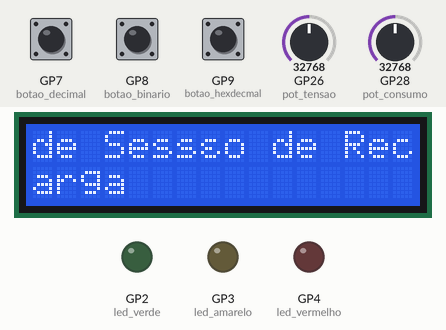
This program was run on a simulated Raspberry Pi Pico running MicroPython. Parts: 16×2 character LCD, output pins drawn as LEDs (lit = HIGH). Wiring (from the project's diagram.json): green LED on GP2, yellow LED on GP3, red LED on GP4, green button on GP7, green button on GP8, green button on GP9, potentiometer on GP26, potentiometer on GP28. Inputs (shaded band) come from the test bench; at power-on: GP7 (botao_decimal) HIGH, GP8 (botao_binario) HIGH, GP9 (botao_hexdecmal) HIGH, GP26 (pot_tensao) = 32768, GP28 (pot_consumo) = 32768 (analog values on the 0–65535 scale).

Above: at 1.2 s.
At 5.0 s:
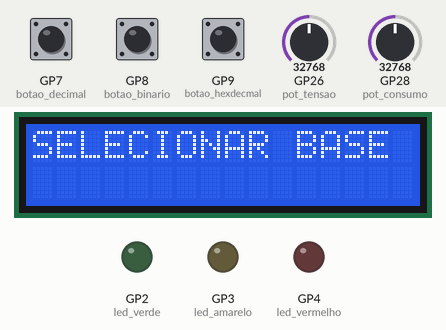
5.1 s: GP7 (botao_decimal) pulled LOW for 0.15 s
At 5.9 s:
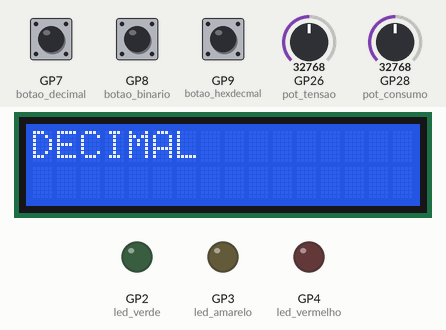
At 6.9 s:
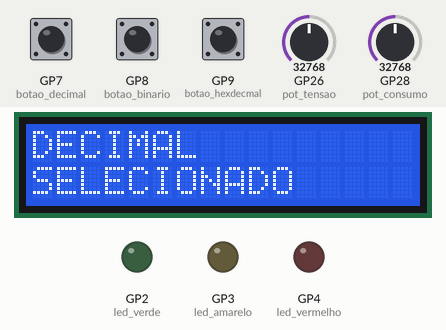
17.2 s: GP8 (botao_binario) pulled LOW for 3.2 s
Timing chart, 0 to 20.2 s (numbered marks = the images above; inputs shaded):
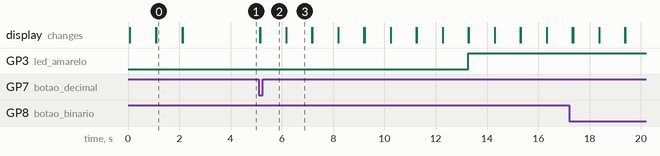

The program:

main.py
```python
from machine import Pin, ADC, I2C
from time import sleep, ticks_ms, ticks_diff
from pico_i2c_lcd import I2cLcd

# config do i2c
i2c = I2C(0, sda=Pin(0), scl=Pin(1), freq=400000)

# config do lcd
lcd = I2cLcd(i2c, 0x27, 2, 16)

# config dos leds
led_vermelho = Pin(4, Pin.OUT)
led_amarelo = Pin(3, Pin.OUT)
led_verde = Pin(2, Pin.OUT)

# config botao
botao_decimal = Pin(7, Pin.IN, Pin.PULL_UP)
botao_binario = Pin(8, Pin.IN, Pin.PULL_UP)
botao_hexdecmal = Pin(9, Pin.IN, Pin.PULL_UP)


# texto, linha, delay, limpar tela anterior
def print_to_lcd(str, line, delay, should_clear_screen):

    if should_clear_screen:
        lcd.clear()

    lcd.move_to(0, line)
    lcd.putstr(str)

    sleep(delay)


def get_pot_wh(pot_reading, intervalo):

    TENSÃO_MÁXIMA = 6.0
    CORRENTE_SIMULADA = 0.05
    FATOR_ESCALA = 10000000 # temos que ampliar a escala pois o potenciometro
                            #  nos da uma potencia extremamente baixa

    proporcao = pot_reading / 65535
    tensao = proporcao * TENSÃO_MÁXIMA

    if tensao < 0.05:
        tensao = 0

    corrente = CORRENTE_SIMULADA
    potencia = tensao * corrente * FATOR_ESCALA

    # Energia somente do intervalo atual
    energia_wh = (potencia * intervalo) / 3600

    return energia_wh


def acender_led(led):
    led_verde.value(0)
    led_amarelo.value(0)
    led_vermelho.value(0)

    led.value(1)


def formatar_dado(dado, base):

    if base == "dec":
        return "{:.1f} Wh".format(dado)

    elif base == "hex":
        valor_wh = int(round(dado))
        return "{:X} Wh".format(valor_wh)

    elif base == "bin":
        valor_wh = int(round(dado))
        return "{:b} Wh".format(valor_wh)

    else:
        return "Base inválida"


# potenciômetro conectado ao GP26
pot_tensao = ADC(26)

# potenciômetro conectado ao GP28
pot_consumo = ADC(28)


def main():

    base = "dec"
    ultimo_tempo = ticks_ms()

    botao_decimal_bool = False
    botao_binario_bool = False
    botao_hexdecimal_bool = False

    print_to_lcd("Controle Inteligente", 0, 1, True)
    print_to_lcd("de Sessão de Recarga", 0, 1, True)
    print_to_lcd("SELECIONAR BASE", 0, 1, True)

    while True:

        # Os botoes usam PULL_UP, portanto pressionado = 0
        botao_decimal_bool = botao_decimal.value() == 0
        botao_binario_bool = botao_binario.value() == 0
        botao_hexdecimal_bool = botao_hexdecmal.value() == 0

        if botao_decimal_bool == True:
            base = "dec"
            print_to_lcd("DECIMAL", 0, 1, True)
            print_to_lcd("SELECIONADO", 1, 1, False)
            break

        elif botao_binario_bool == True:
            base = "bin"
            print_to_lcd("BINARIO", 0, 1, True)
            print_to_lcd("SELECIONADO", 1, 1, False)
            break

        elif botao_hexdecimal_bool == True:
            base = "hex"
            print_to_lcd("HEXADECIMAL", 0, 1, True)
            print_to_lcd("SELECIONADO", 1, 1, False)
            break

        sleep(0.05)

    while True:

        agora = ticks_ms()
        intervalo_ms = ticks_diff(agora, ultimo_tempo)
        ultimo_tempo = agora
        intervalo_segundos = intervalo_ms / 1000

        leitura_geracao = pot_tensao.read_u16()
        leitura_consumo = pot_consumo.read_u16()

        energia_gerada = get_pot_wh(leitura_geracao, intervalo_segundos)
        energia_consumida = get_pot_wh(leitura_consumo, intervalo_segundos)

        energia_disponivel = energia_gerada - energia_consumida

        energ_ger_str = formatar_dado(energia_gerada, base)
        energ_con_str = formatar_dado(energia_consumida, base)
        energ_dis_str = formatar_dado(energia_disponivel, base)

        print_to_lcd("Energ. gerada", 0, 1, True)
        print_to_lcd(energ_ger_str, 1, 1, False)

        print_to_lcd("Energ. consumida", 0, 1, True)
        print_to_lcd(energ_con_str, 1, 1, False)

        print_to_lcd("Ener. Disponivel", 0, 1, True)
        print_to_lcd(energ_dis_str, 1, 1, False)
        estado_recarga = ""

        if energia_disponivel < 0:

            acender_led(led_vermelho)
            estado_recarga = "BLOQUEADA"

        elif energia_disponivel < 600:

            acender_led(led_amarelo)
            estado_recarga = "REDUZIDA"

        else:

            acender_led(led_verde)
            estado_recarga = "AUTORIZADA"

        print_to_lcd("Recarga: ", 0, 1, True)
        print_to_lcd(estado_recarga, 1, 1, False)


main()
```

Measured:
- after the input at 5.1 s, GP3 (led_amarelo): LOW → HIGH after 8.2 s; the display: first changes at once (image 2 shows a later state)
- what the display in image 0 shows lasts 1.0 s, from 1.1 s to 2.1 s
